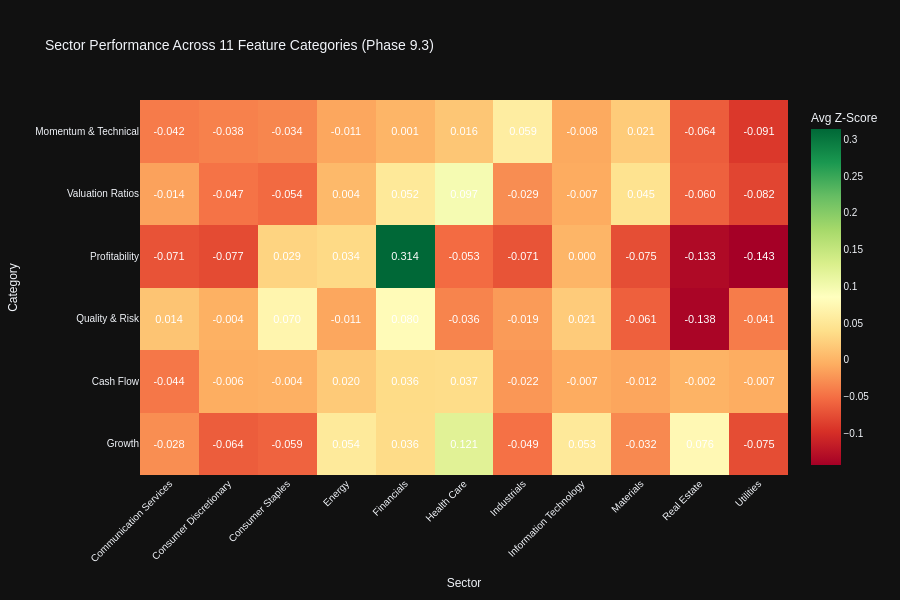

Write notebook code for a chart like this one.
### Code cell
# Visualization 1: Category Heatmaps (Sector × Category)
print("\n📊 Category Performance Heatmaps:")

# Compute category scores by averaging z-scores of metrics within each category
from scipy.stats import zscore

category_sector_scores = {}

for category_name, category_metrics in category_mapping.items():
    available_in_category = [m for m in category_metrics if m in all_stocks_scaled.columns]

    if len(available_in_category) == 0:
        print(f"  ⚠️ Skipping {category_name}: No available metrics")
        continue

    # Compute z-scores for available metrics and average by sector
    category_data = all_stocks_scaled[available_in_category + ['sector']].copy()

    # Convert to numeric and compute z-scores
    for col in available_in_category:
        category_data[col] = pd.to_numeric(category_data[col], errors='coerce')

    # Compute z-scores (handle NaNs)
    z_scored_data = category_data[available_in_category].apply(lambda x: zscore(x, nan_policy='omit'))
    category_data['category_score'] = z_scored_data.mean(axis=1)

    # Aggregate by sector
    sector_scores = category_data.groupby('sector')['category_score'].mean().sort_values(ascending=False)
    category_sector_scores[category_name] = sector_scores

# Create heatmap matrix
if category_sector_scores:
    heatmap_df = pd.DataFrame(category_sector_scores).T

    # Create interactive heatmap with value annotations
    # Following code_guidelines.md Section 17.1: Heatmaps and Conditional Formatting
    fig_category_heatmap = px.imshow(
            heatmap_df,
            labels=dict(x="Sector", y="Category", color="Avg Z-Score"),
            title="Sector Performance Across 11 Feature Categories (Phase 9.3)",
            color_continuous_scale="RdYlGn",  # Diverging scale for z-scores centered at zero
            aspect="auto",
            text_auto=".3f"  # ✅ Display values formatted to 3 decimals (Section 17.1)
            )

    # Enhanced styling per Section 17.1 style guidelines
    fig_category_heatmap.update_traces(
            textfont=dict(
                    size=11,
                    color='white',  # High contrast on diverging color scale
                    family='Arial'  # Standard sans-serif font (Section 17.4)
                    )
            )

    fig_category_heatmap.update_layout(
            height=600,
            xaxis_tickangle=-45,
            font=dict(size=10, family="Arial"),
            template="plotly_dark"  # ✅ Dark mode compatible theme (Section 17.1)
            )

    fig_category_heatmap.show()
    output_path = eda_output_dir / "phase93_category_sector_heatmap.html"
    fig_category_heatmap.write_html(output_path)

    print(f"\n✓ Category heatmap visualization complete")
    print(f"  Categories visualized: {len(category_sector_scores)}")
    print(f"  Sectors analyzed: {len(heatmap_df.columns)}")
    print(f"  Output: {output_path}")

    # Display top performing sector per category
    print(f"\n  🏆 Top Performing Sectors by Category:")
    for category, scores in list(category_sector_scores.items())[:5]:
        top_sector = scores.idxmax()
        top_score = scores.max()
        print(f"    {category}: {top_sector} (z-score: {top_score:.2f})")
else:
    print("  ⚠️ No category data available for visualization")

### Figure 1 — Plotly figure (JSON) as saved in the notebook; plotly's stock layout.template omitted (floating-point values rounded to 4 significant figures)
{"data": [{"coloraxis": "coloraxis", "name": "0", "texttemplate": "%{z:.3f}", "x": ["Communication Services", "Consumer Discretionary", "Consumer Staples", "Energy", "Financials", "Health Care", "Industrials", "Information Technology", "Materials", "Real Estate", "Utilities"], "y": ["Momentum & Technical", "Valuation Ratios", "Profitability", "Quality & Risk", "Cash Flow", "Growth"], "z": [[-0.04158, -0.03782, -0.03427, -0.01108, 0.0005197, 0.01592, 0.05891, -0.008454, 0.02054, -0.06379, -0.09144], [-0.01423, -0.04714, -0.05408, 0.003924, 0.05244, 0.09732, -0.02916, -0.006975, 0.04462, -0.0603, -0.08173], [-0.07086, -0.0773, 0.02856, 0.03413, 0.314, -0.05286, -0.07052, 0.0004975, -0.075, -0.1334, -0.143], [0.01381, -0.00351, 0.07047, -0.01105, 0.07957, -0.03566, -0.0192, 0.021, -0.06119, -0.1383, -0.04074], [-0.04446, -0.005653, -0.003733, 0.01952, 0.03585, 0.03746, -0.02188, -0.007445, -0.0116, -0.001634, -0.006563], [-0.02832, -0.06357, -0.05879, 0.05421, 0.03611, 0.1214, -0.04868, 0.05275, -0.03189, 0.07557, -0.0754]], "type": "heatmap", "xaxis": "x", "yaxis": "y", "hovertemplate": "Sector: %{x}<br>Category: %{y}<br>Avg Z-Score: %{z}<extra></extra>", "textfont": {"color": "white", "family": "Arial", "size": 11}}], "layout": {"xaxis": {"anchor": "y", "domain": [0.0, 1.0], "title": {"text": "Sector"}, "tickangle": -45}, "yaxis": {"anchor": "x", "domain": [0.0, 1.0], "autorange": "reversed", "title": {"text": "Category"}}, "coloraxis": {"colorbar": {"title": {"text": "Avg Z-Score"}}, "colorscale": [[0.0, "rgb(165,0,38)"], [0.1, "rgb(215,48,39)"], [0.2, "rgb(244,109,67)"], [0.3, "rgb(253,174,97)"], [0.4, "rgb(254,224,139)"], [0.5, "rgb(255,255,191)"], [0.6, "rgb(217,239,139)"], [0.7, "rgb(166,217,106)"], [0.8, "rgb(102,189,99)"], [0.9, "rgb(26,152,80)"], [1.0, "rgb(0,104,55)"]]}, "title": {"text": "Sector Performance Across 11 Feature Categories (Phase 9.3)"}, "font": {"size": 10, "family": "Arial"}, "height": 600}}
